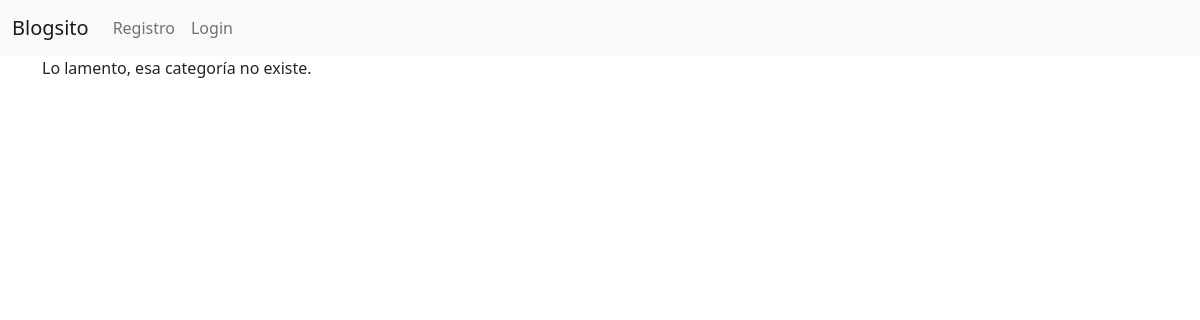
Page /categoria/juegos/ on the earlier database version.
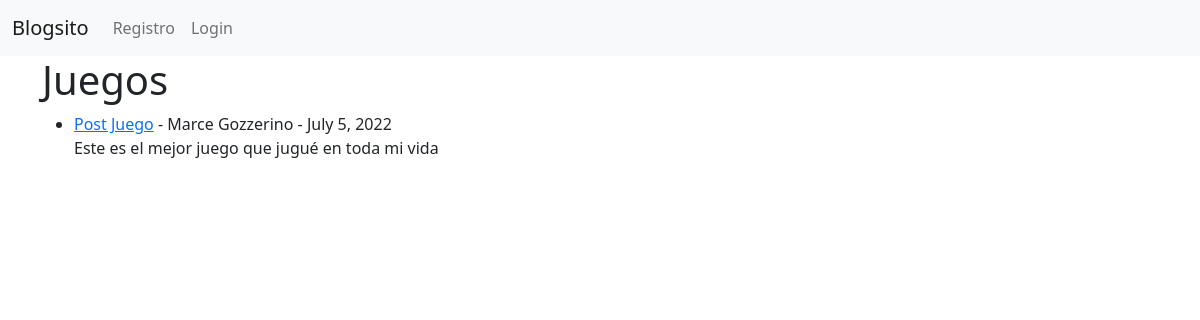
Same page on the later database version.
### vlog/models.py (models this page shows, shortened)
class Post(models.Model):
    titulo = models.CharField(max_length=255)
    etiqueta = models.CharField(max_length=255)
    autor = models.ForeignKey(User, on_delete=models.CASCADE)
    cuerpo = models.TextField()
    fecha = models.DateField(auto_now_add=True)
    categoria = models.CharField(max_length=255, default='Sin Categorizar')

### vlog/views.py (the view)
# urls.py: path('categoria/<str:cat>/', CategoriaVista, name='categoria'),
def CategoriaVista(request, cat):
    categoria_posts = Post.objects.filter(categoria=cat)
    return render(request, 'categoriasV.html', {'cat': cat.title(), 'categoria_posts': categoria_posts })

### vlog/templates/categoriasV.html (shortened to what this page needs)
{% extends 'base.html' %}
{% block content %}
{% if categoria_posts %}
<h1>{{ cat }}</h1>
<ul>
{% for post in categoria_posts %}
    <li><a href="{% url 'ArticuloDetallado' post.pk %}">{{ post.titulo }}</a>
    -
    {{ post.autor.first_name }}
    {{ post.autor.last_name }} - {{ post.fecha }}</br>
    {{ post.cuerpo|slice:":200"}}</li>
{% endfor %}
{% else %}
Lo lamento, esa categoría no existe.
{% endif %}
</ul>
{% endblock %}

Differences in the rows shown:
added Post: categoria "Juegos", titulo "Post Juego", autor.first_name "Marce", autor.last_name "Gozzerino", fecha "July 5, 2022", cuerpo "Este es el mejor juego que jugué en toda mi vida"
Other differences:
text no longer shown: "Lo lamento, esa categoría no existe."
